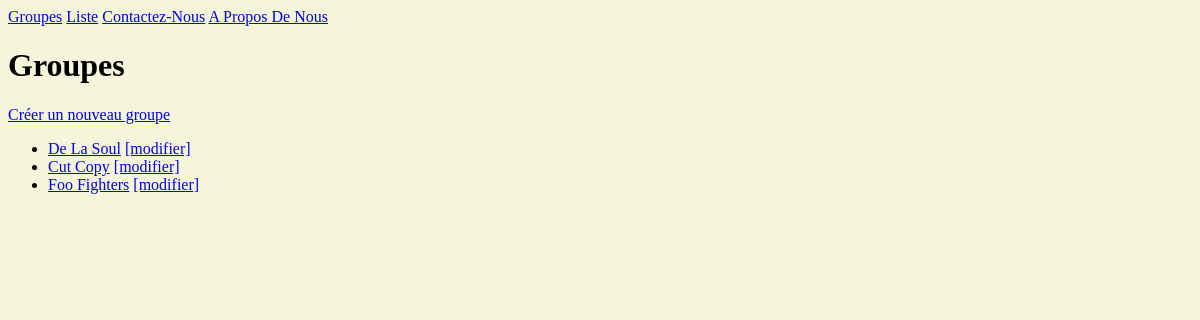
The page /bands/ on the database as committed earlier.
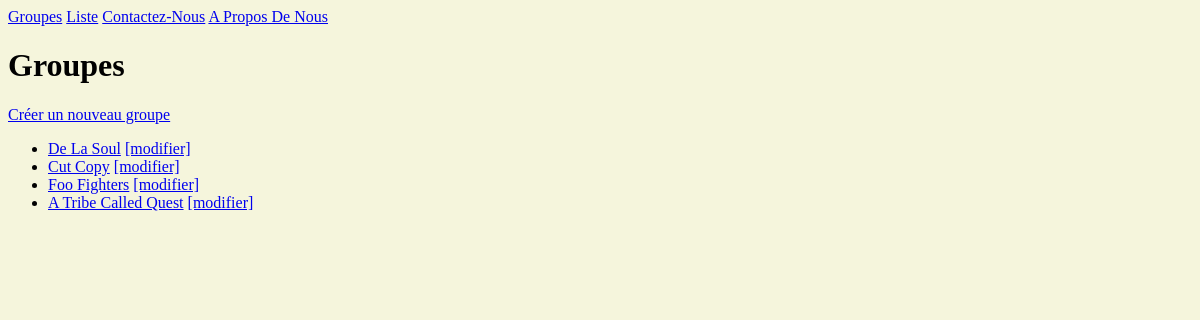
The same page on the database as committed later.
### listings/models.py (models this page shows, shortened)
class Band(models.Model):
    class Genre(models.TextChoices):
        Hip_Hop = "HH"
        SYNTH_POP = "SP"
        ALTERNATIVE_ROCK = "AR"
        REGGAE = "RG"
        COUNTRY = "CT"
    name = models.fields.CharField(max_length=100)
    genre = models.fields.CharField(choices=Genre.choices, max_length=5)
    biograpphy = models.fields.CharField(max_length=100)
    year_formed = models.fields.IntegerField(validators=[MinValueValidator(1900), MaxValueValidator(2021)])
    active = models.fields.BooleanField(default=True)
    official_homepage = models.fields.URLField(null=True, blank=True)

### listings/views.py (the view)
# urls.py: path("bands/", views.band_list, name="band-list"),
def band_list(request):
    bands = Band.objects.all()
    return render(request, "listings/band_list.html", {"bands": bands})

### listings/templates/listings/band_list.html
{% extends "listings/base.html" %}
{% block content %}
<h1>Groupes</h1>
<a href="{% url 'band-create' %}">Créer un nouveau groupe</a>
<ul>
    {% for band in bands %}
        <li>
            <a href="{% url 'band-detail' band.id %}">{{ band.name }}</a>
            <a href="{% url 'band-update' band.id %}">[modifier]</a>
        </li>
    {% endfor %}
</ul>
{% endblock %}

Rows that differ between the two databases and show on the page:
added Band: name "A Tribe Called Quest"
